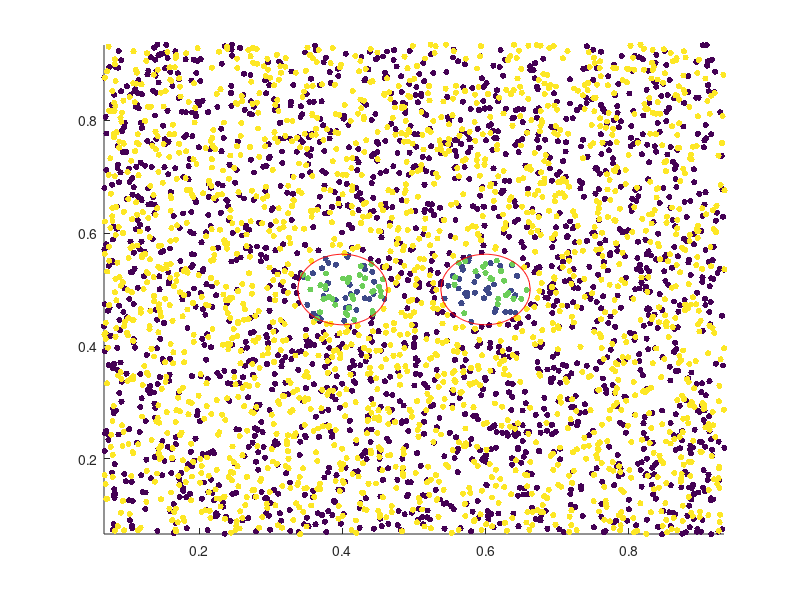

This figure's MATLAB source: (Note: this script raises an error after producing the figure.)
clearvars 
close all

h = figure;
axis tight manual % this ensures that getframe() returns a consistent size
filename = 'testAnimated2d.gif';


dE=0;
dKE=0;
dUE=0;
dxmom=0;
dymom=0;
iterations=0;

L=1;%Length
e0=1;%Epsilon Naught
k=1.68637205*10^-10;
DT=.05;%DeltaT
NT=100;%Iterations
NTOUT=25;%Not used???
NG=15;%Number of Grid Points
nden=5;

N=5000;%Number of Particles
me=nden/N;%Mass of electron
mp=nden/N;%mass of proton
e=nden/N;%electron charge
WP=1;
QM=N*e;
V0=0.2;
VXT=0.0;
VYT=0.0;
XP1=1;
YP1=1;
VX1=0.0;
VY1=0.0;
mode=1;
Q=N*e/L^2;%WP^2/(QM*N/L);
rho_sphere1=0;
rho_sphere2=0;
dx=L/NG;%Delta X
BoundIter=1;
acc=.9999999;

Nin=N;

% initial loading for the 2 Stream instability
%xp=linspace(0,L-L/N,N)';
%xp=linspace(0,L/2,N)';
xp=L*rand(N,1);
%yp=linspace(0,L-L/N,N)';
%yp=L*rand(N,1)/2;
yp=L*rand(N,1);
%xp=[0;L/2]
%yp=[.05+L/2;.05+L/2]

Temp=1000000;
Con=me/k/Temp;
randvtot=(-2*log((1-rand(N,1)))/Con).^.5;
randang=2*pi*rand(N,1);
vxp=randvtot.*cos(randang);
vyp=randvtot.*sin(randang);
pm=[1:N]';
pm=1-2*mod(pm,2);
vxp=vxp;%+pm.*V0;
vyp=vyp;%+pm.*V0;
% Perturbation
vxp=vxp+VX1*sin(2*pi*xp/L*mode);
vyp=vyp+VY1*sin(2*pi*yp/L*mode);

massmat=mp*ones(1,N);
for n=1:N
    if n<N/2+1
        massmat(n)=me;
    end
end
emat=e*ones(1,N);
for n=1:N
    if n<N/2+1
        emat(n)=-e;
    end
end

p=1:N;p=[p p;p p];
v=acc*ones(NG^2,1);
v1=ones(NG^2,1);
Poisson=-4*diag(v1)+diag(v(1:NG^2-1),1)+diag(v(1:NG^2-1),-1)+diag(v(1:NG^2-NG),-NG)+diag(v(1:NG^2-NG),NG);
Poisson=Poisson+diag(v(1:NG),NG^2-NG)+diag(v(1:NG),-NG^2+NG);


for i=1:NG
    Poisson=Poisson+full(sparse(NG*i,NG*i-NG+1,acc,NG^2,NG^2))+full(sparse(NG*i-NG+1,NG*i,acc,NG^2,NG^2));
end
for i=1:(NG-1)
    Poisson=Poisson-full(sparse(NG*i,NG*i+1,acc,NG^2,NG^2))-full(sparse(NG*i+1,NG*i,acc,NG^2,NG^2));
end

Ex=zeros(NG^2,1);
Ey=zeros(NG^2,1);
xmom=zeros(NT,1);
ymom=zeros(NT,1);
totEn=zeros(NT,1);
totUEn=zeros(NT,1);
totKEn=zeros(NT,1);
UdUE=zeros(NT,1);
LdUE=zeros(NT,1);
lostenergy=0;

%sphere1
sxc1=2*L/5;
syc1=L/2;
sr1=L/16;
vsx1=0;
vsy1=0;
ms1=1;


sx1=[sxc1-sr1:2*sr1/100:sxc1+sr1];
sy1=(sr1.^2-(sx1-sxc1).^2).^(1/2)+syc1;
nsy1=-(sr1.^2-(sx1-sxc1).^2).^(1/2)+syc1;

%sphere2
sxc2=3*L/5;
syc2=L/2;
sr2=L/16;
vsx2=0;
vsy2=0;
ms2=1;

sx2=[sxc2-sr2:2*sr2/100:sxc2+sr2];
sy2=(sr2.^2-(sx2-sxc2).^2).^(1/2)+syc2;
nsy2=-(sr2.^2-(sx2-sxc2).^2).^(1/2)+syc2;

In1=(((xp-sxc1).^2+(yp-syc1).^2)<sr1^2);
In2=(((xp-sxc2).^2+(yp-syc2).^2)<sr2^2);

emat(In1)=-e;
emat(In2)=e;

%color
c1=[linspace(1,1,N/2)];
c1(In1(1:N/2))=3;
c1(In2(1:N/2))=3;
c2=[linspace(10,10,N/2)];
c2(In1(N/2+1:N))=8;
c2(In2(N/2+1:N))=8;
c=[c1 c2];
% Main computational cycle
for it=1:NT
% update xp
scatter(xp,yp,20,c,'filled') 

hold on
sx1=[sxc1-sr1:2*sr1/100:sxc1+sr1];
sy1=(sr1.^2-(sx1-sxc1).^2).^(1/2)+syc1;
nsy1=-(sr1.^2-(sx1-sxc1).^2).^(1/2)+syc1;
sx2=[sxc2-sr2:2*sr2/100:sxc2+sr2];
sy2=real((sr2.^2-(sx2-sxc2).^2).^(1/2)+syc2);
nsy2=real(-(sr2.^2-(sx2-sxc2).^2).^(1/2)+syc2);
plot(sx1,sy1,'r')
plot(sx1,nsy1,'r')
plot(sx2,sy2,'r')
plot(sx2,nsy2,'r')
axis([L/NG L-L/NG L/NG L-L/NG])
%plot([Ex1(5,1:10) Ex1(5,1:10)])



%hold off;

%Cone=me/k/Temp;
%Conp=mp/k/Temp;
%xtemp=[0:.04:2];
%ytemp=N*.04*Cone*xtemp.*exp(-Cone*xtemp.^2/2);
%vtot=[(vxp(1:N).^2+vyp(1:N).^2).^.5;4];
%histogram([vtot;.4],100)
%axis([0 2 0 N/5])
%hold on;
%plot(xtemp,ytemp)
    drawnow 
      % Capture the plot as an image 
      frame = getframe(h); 
      im = frame2im(frame); 
      [imind,cm] = rgb2ind(im,256); 
      % Write to the GIF File 
      if it == 1 
          imwrite(imind,cm,filename,'gif', 'Loopcount',inf); 
      else 
          imwrite(imind,cm,filename,'gif','WriteMode','append'); 
      end 
hold off
xp=xp+vxp*DT;
yp=yp+vyp*DT;
% apply bc on the particle positions
for n=1:BoundIter
out=(xp<0); 
xp(out)=xp(out)+L;
out=(xp>=L);
xp(out)=xp(out)-L;
out=(yp<0); 
yp(out)=yp(out)+L;
out=(yp>=L);
yp(out)=yp(out)-L;
end

%Particle Delete
out=xp<L/NG;
xp(out)=[];
yp(out)=[];
vxp(out)=[];
vyp(out)=[];
emat(out)=[];
massmat(out)=[];
c(out)=[];
N=N-sum(out,'all');

out=xp>L-L/NG;
xp(out)=[];
yp(out)=[];
vxp(out)=[];
vyp(out)=[];
emat(out)=[];
massmat(out)=[];
c(out)=[];
N=N-sum(out,'all');

%Particle Delete
out=yp<L/NG;
xp(out)=[];
yp(out)=[];
vxp(out)=[];
vyp(out)=[];
emat(out)=[];
massmat(out)=[];
c(out)=[];
N=N-sum(out,'all');

out=yp>L-L/NG;
xp(out)=[];
yp(out)=[];
vxp(out)=[];
vyp(out)=[];
emat(out)=[];
massmat(out)=[];
c(out)=[];
N=N-sum(out,'all');

%Add Fresh Plasma
NGnew=4*NG-4;
Nnew=floor(NGnew*Nin/NG^2+.5);
randmat=randi([1 4],Nnew,1);
in1=sum(randmat(:) == 1);
xp=[xp;(L-L/NG)*rand(in1,1)];
yp=[yp;(L/NG)*rand(in1,1)];
in1=sum(randmat(:) == 2);
xp=[xp;L-(L/NG)*rand(in1,1)];
yp=[yp;(L-L/NG)*rand(in1,1)];
in1=sum(randmat(:) == 3);
xp=[xp;L/NG+(L-L/NG)*rand(in1,1)];
yp=[yp;L-(L/NG)*rand(in1,1)];
in1=sum(randmat(:) == 4);
xp=[xp;(L/NG)*rand(in1,1)];
yp=[yp;L/NG+(L-L/NG)*rand(in1,1)];

randvtot=(-2*log((1-rand(Nnew,1)))/Con).^.5;
randang=2*pi*rand(Nnew,1);
vxp=[vxp;randvtot.*cos(randang)];
vyp=[vyp;randvtot.*sin(randang)];

randmat=randi([0 1],Nnew,1);

emat=[emat 0*e*randmat'-e];
massmat=[massmat (mp-me)*randmat'+me];
c=[c 9*randmat'+1];

N=N+Nnew;

% projection p->g
g1=cat(2,ceil(xp/dx-.5),ceil(yp/dx-.5));%put on grid points
g=[g1;g1+1];%put on grid points
%fraz1=1-abs(xp/dx-g1+.5);%weighting
%fraz=[fraz1;1-fraz1]%weighting
fraz1=((1-abs(xp/dx-g1(1:N,1)+.5))'*diag((1-abs(yp/dx-g1(1:N,2)+.5))'))';
fraz2=((abs(xp/dx-g1(1:N,1)+.5))'*diag((1-abs(yp/dx-g1(1:N,2)+.5))'))';
fraz3=((1-abs(xp/dx-g1(1:N,1)+.5))'*diag((abs(yp/dx-g1(1:N,2)+.5))'))';
fraz4=((abs(xp/dx-g1(1:N,1)+.5))'*diag((abs(yp/dx-g1(1:N,2)+.5))'))';
fraz=[fraz1 fraz2;fraz3 fraz4];

% apply bc on the projection
for n=1:BoundIter
out=(g<1);
g(out)=g(out)+NG;
out=(g>NG);
g(out)=g(out)-NG;
end

for n=1:N
    if n==1
        weight=sparse([index2(g(1,1),g(1,2),NG) index2(g(1,1),g(N+1,2),NG) index2(g(N+1,1),g(1,2),NG) index2(g(N+1,1),g(N+1,2),NG)],[1 1 1 1],[fraz1(1) fraz2(1) fraz3(1) fraz4(1)] ,NG^2,N);%matrix stating weights of each particle on each grid point
    else
        weight=weight+sparse([index2(g(n,1),g(n,2),NG) index2(g(n,1),g(N+n,2),NG) index2(g(N+n,1),g(n,2),NG) index2(g(N+n,1),g(N+n,2),NG)],[n n n n],[fraz1(n) fraz2(n) fraz3(n) fraz4(n)],NG^2,N);%matrix stating weights of each particle on each grid point
    end
end


rho=sum(emat.*weight(:,1:N),2)/dx^2+rho_sphere1+rho_sphere2;%rho of each grid point
%test=sum(rho1,'all')


% computing fields
Phi=Poisson\(-rho(1:NG^2)*dx^2)/e0;

%Particle Delete
out=(((xp-sxc1).^2+(yp-syc1).^2)<sr1^2);
j=find(out);
if isempty(j)==0
    rho_sphere1=rho_sphere1+sum(emat(j).*weight(:,j),2)/dx^2;
    weight(:,j)=[];
end
lostenergy=lostenergy+.5*massmat(out)*(vxp(out).^2+vyp(out).^2);
xp(out)=[];
yp(out)=[];
vxp(out)=[];
vyp(out)=[];
emat(out)=[];
massmat(out)=[];
c(out)=[];
N=N-sum(out,'all');

out=(((xp-sxc2).^2+(yp-syc2).^2)<sr2^2);
j=find(out);
if isempty(j)==0
    rho_sphere2=rho_sphere2+sum(emat(j).*weight(:,j),2)/dx^2;
    weight(:,j)=[];
end
lostenergy=lostenergy+.5*massmat(out)*(vxp(out).^2+vyp(out).^2);
xp(out)=[];
yp(out)=[];
vxp(out)=[];
vyp(out)=[];
emat(out)=[];
massmat(out)=[];
c(out)=[];
N=N-sum(out,'all');



%Electric Field in x direciton
for n=1:NG^2
        in1=n+NG;
        in2=n-NG;
        if in1>NG^2
            in1=in1-NG^2;
        end
        if in2<1
            in2=in2+NG^2;
        end
        Ex(n)=(Phi(in1)-Phi(in2))/(2*dx);
end


%Electric Field in Y Direction
for n=1:NG^2
        in1=n+1;
        in2=n-1;
        if mod(in1,NG)==1
            in1=in1-NG;
        end
        if mod(in2,NG)==0
            in2=in2+NG;
        end
        Ey(n)=(Phi(in1)-Phi(in2))/(2*dx);
end


% projection q->p and update of vp
    vxp=vxp-weight(:,1:N)'*Ex.*emat'*DT./massmat';
    vyp=vyp-weight(:,1:N)'*Ey.*emat'*DT./massmat';
    

%Momentum test
xmom(it)=sum(massmat*vxp);
ymom(it)=sum(massmat*vyp);

%Energy test

totEn(it)=.5*sum(massmat*(vxp.^2+vyp.^2),'all')+.5*dx^2*e0*sum(Ex.^2+Ey.^2,'all');

totEnWLost(it)=totEn(it)+lostenergy;

totUEn(it)=.5*dx^2*e0*sum(Ex.^2+Ey.^2,'all');


for n=1:NG^2
    in1=n;
    in2=n+1;
    in3=n+NG;
    in4=n+NG+1;
    if mod(n,NG)==0
        in2=in2-NG;
        in4=in4-NG;
    end
    if in3>NG^2
        in3=in3-NG;
        in4=in4-NG;
    end
    findmax=max([Ex(in1)^2+Ey(in1)^2;Ex(in2)^2+Ey(in2)^2;Ex(in3)^2+Ey(in3)^2;Ex(in4)^2+Ey(in4)^2]);
end
UdUE(it)=.5*e0*dx^2*findmax;

for n=1:NG^2
    in1=n;
    in2=n+1;
    in3=n+NG;
    in4=n+NG+1;
    if mod(n,NG)==0
        in2=in2-NG;
        in4=in4-NG;
    end
    if in3>NG^2
        in3=in3-NG;
        in4=in4-NG;
    end
    findmin=min([Ex(in1)^2+Ey(in1)^2;Ex(in2)^2+Ey(in2)^2;Ex(in3)^2+Ey(in3)^2;Ex(in4)^2+Ey(in4)^2]);
end
LdUE(it)=.5*e0*dx^2*findmin;



totKEn(it)=.5*sum(massmat*(vxp.^2+vyp.^2),'all');


it

LeftSphereForceLateral(it)=-rho_sphere1'*Ex
LeftSphereForceLongitude=-rho_sphere1'*Ey;
RightSphereForceLateral(it)=-rho_sphere2'*Ex
RightSphereForceLongitude=-rho_sphere2'*Ey;

Temp=(sum(massmat*(vxp.^2+vyp.^2),'all')/N)/2/k;
LD =(e0*totKEn(it)/(4*pi*(nden/L^2)*e^2))^.5;
if .5*LD<dx
    "Error, Mesh not fine enough or not hot enough"
    LD
    dx
end
PP=(pi*me*L^2/(N*e^2))^.5;
if .25*PP<DT
    "Error, large time step"
    PP
    DT
end

%CFL Condition
C=DT/dx;
if C>1
    "May be unstable, C>1"
    C
end

end
figure
hold on
plot(totEn)
%plot(dKE+UdUE)
%plot(dKE+LdUE)
plot(totUEn)
plot(totKEn)
plot(totEnWLost)
%plot(UdUE)
%plot(LdUE)
legend("Energy","Potential","Kinetic","Energy Including Heat")
hold off

figure
hold on
plot(xmom)
plot(ymom)
hold off

figure
plot(LeftSphereForceLateral)
legend("Force on Sphere1")
xlabel("time")
ylabel("Force (Positive is Attractive)")